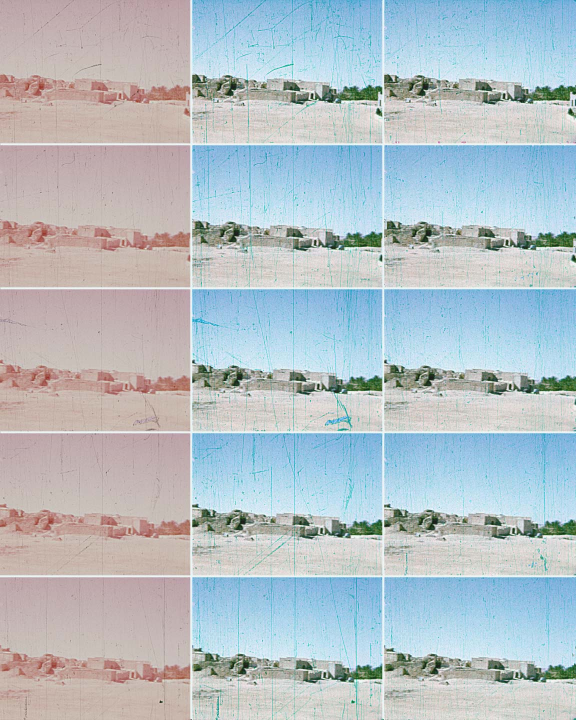
%> input picture film1_big.jpg, 1152 x 1440 px (shown at 1/2 size)
$ octave ShowColorChannels.m   (GNU Octave 9; MATLAB toolbox functions it lacks are replaced by stand-ins)
%> lines starting %> are read from the running program, lines starting %| are printed output that depends on the picture
% Read in original RGB image.
original_picture_full = imread('film1_big.jpg');
%> original_picture_full is the input picture: size 1440x1152x3 uint8; mean R, G, B 180.5, 191.4, 197.4
%imshow(original_picture_full,[])                                       The whole image
rgbImage  = imcrop(original_picture_full, [383 0 383 290]); %    First image in the second column
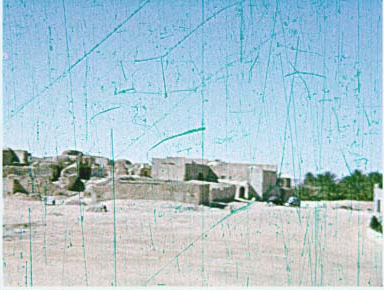
%> rgbImage: size 290x384x3 uint8; mean R, G, B 172.7, 198.7, 209.1
% Extract color channels.
redChannel = rgbImage(:,:,1); % Red channel
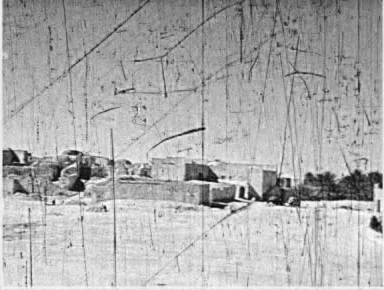
%> redChannel: size 290x384 uint8; min 0, max 255, mean 172.7
greenChannel = rgbImage(:,:,2); % Green channel
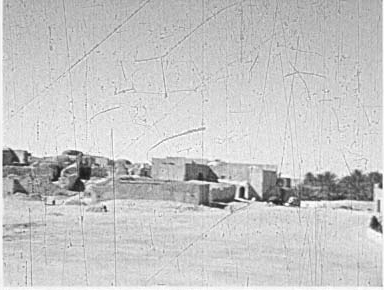
%> greenChannel: size 290x384 uint8; min 23, max 255, mean 198.7
blueChannel = rgbImage(:,:,3); % Blue channel
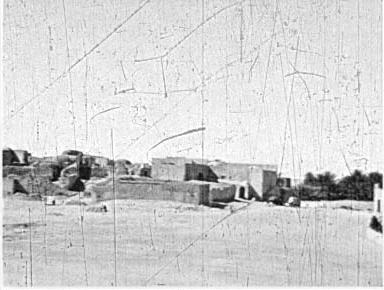
%> blueChannel: size 290x384 uint8; min 2, max 255, mean 209.1
% Create an all black channel.
allBlack = zeros(size(rgbImage, 1), size(rgbImage, 2), 'uint8');
% Create color versions of the individual color channels.
just_red = cat(3, redChannel, allBlack, allBlack);
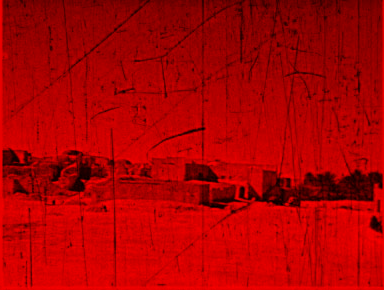
%> just_red: size 290x384x3 uint8; mean R, G, B 172.7, 0, 0
just_green = cat(3, allBlack, greenChannel, allBlack);
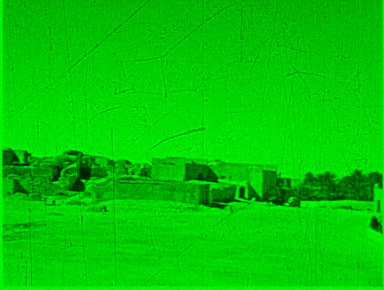
%> just_green: size 290x384x3 uint8; mean R, G, B 0, 198.7, 0
just_blue = cat(3, allBlack, allBlack, blueChannel);
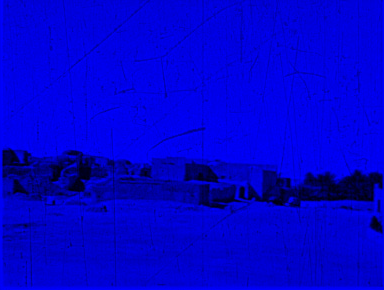
%> just_blue: size 290x384x3 uint8; mean R, G, B 0, 0, 209.1
% Recombine the individual color channels to create the original RGB image again.
recombinedRGBImage = cat(3, redChannel, greenChannel, blueChannel);
% Display them all.
subplot(3, 3, 2);
imshow(rgbImage);
fontSize = 20;
title('Original RGB Image', 'FontSize', fontSize)
subplot(3, 3, 4);
imshow(just_red);
title('Red Channel in Red', 'FontSize', fontSize)
subplot(3, 3, 5);
imshow(just_green)
title('Green Channel in Green', 'FontSize', fontSize)
subplot(3, 3, 6);
imshow(just_blue);
title('Blue Channel in Blue', 'FontSize', fontSize)
subplot(3, 3, 8);
imshow(recombinedRGBImage);
title('Recombined to Form Original RGB Image Again', 'FontSize', fontSize)
% Set up figure properties:
% Enlarge figure to full screen.
set(gcf, 'Units', 'Normalized', 'OuterPosition', [0, 0, 1, 1]);
% Get rid of tool bar and pulldown menus that are along top of figure.
% set(gcf, 'Toolbar', 'none', 'Menu', 'none');
% Give a name to the title bar.
set(gcf, 'Name', 'Demo by ImageAnalyst', 'NumberTitle', 'Off')
